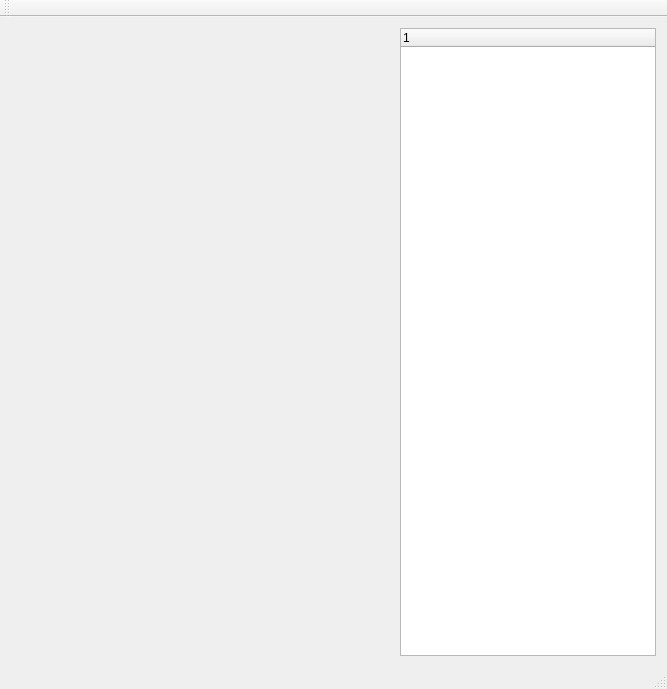
<?xml version="1.0" encoding="UTF-8"?>
<ui version="4.0">
 <class>MyMapAppAdvClass</class>
 <widget class="QMainWindow" name="MyMapAppAdvClass">
  <property name="geometry">
   <rect>
    <x>0</x>
    <y>0</y>
    <width>667</width>
    <height>689</height>
   </rect>
  </property>
  <property name="windowTitle">
   <string>MyMapAppAdv</string>
  </property>
  <widget class="QWidget" name="centralWidget">
   <layout class="QHBoxLayout" name="horizontalLayout" stretch="4,0">
    <item>
     <widget class="QWidget" name="widget" native="true">
      <layout class="QGridLayout" name="gridLayout">
       <item row="0" column="0">
        <widget class="QWidget" name="layout_1" native="true"/>
       </item>
       <item row="0" column="1">
        <widget class="QWidget" name="layout_2" native="true"/>
       </item>
       <item row="1" column="0">
        <widget class="QWidget" name="layout_3" native="true"/>
       </item>
       <item row="1" column="1">
        <widget class="QWidget" name="layout_4" native="true"/>
       </item>
      </layout>
     </widget>
    </item>
    <item>
     <widget class="QTreeWidget" name="treeWidget">
      <column>
       <property name="text">
        <string notr="true">1</string>
       </property>
      </column>
     </widget>
    </item>
   </layout>
  </widget>
  <widget class="QMenuBar" name="menuBar">
   <property name="geometry">
    <rect>
     <x>0</x>
     <y>0</y>
     <width>667</width>
     <height>21</height>
    </rect>
   </property>
  </widget>
  <widget class="QToolBar" name="mainToolBar">
   <attribute name="toolBarArea">
    <enum>TopToolBarArea</enum>
   </attribute>
   <attribute name="toolBarBreak">
    <bool>false</bool>
   </attribute>
  </widget>
  <widget class="QStatusBar" name="statusBar"/>
 </widget>
 <layoutdefault spacing="6" margin="11"/>
 <resources>
  <include location="mymapappadv.qrc"/>
 </resources>
 <connections/>
</ui>
